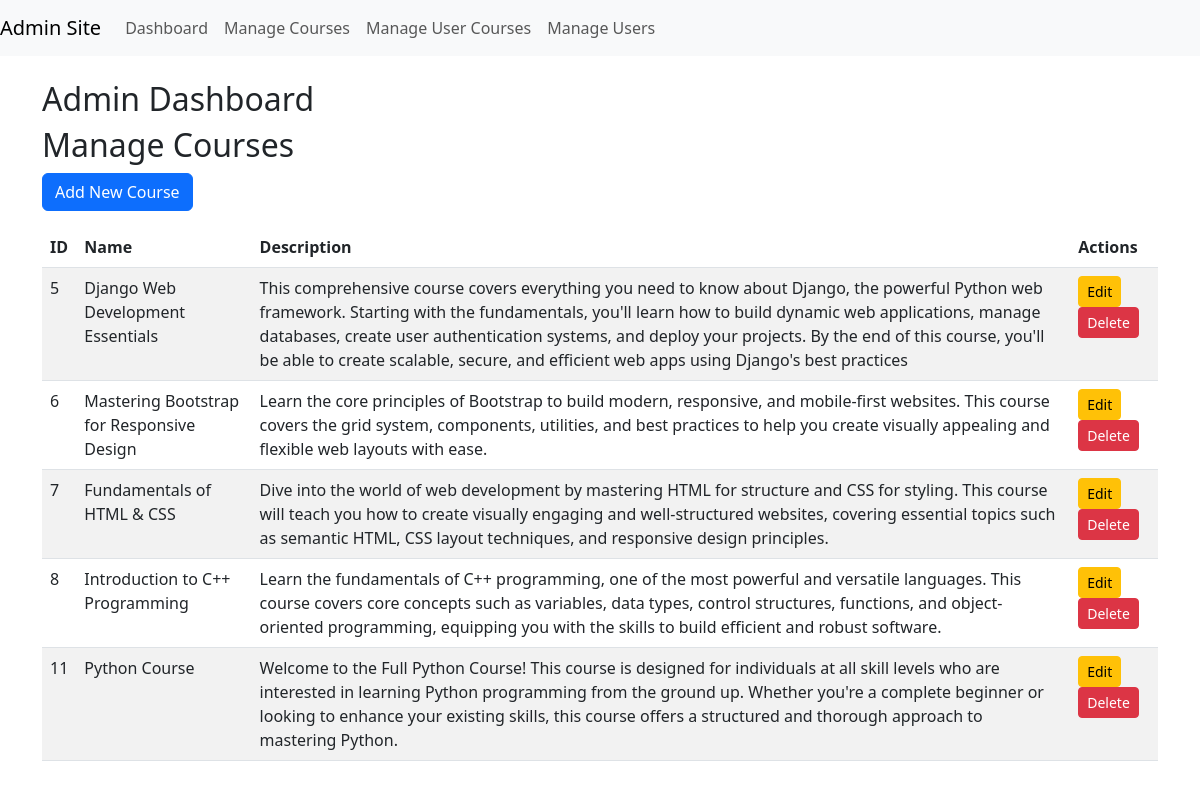
The app's page /custom_admin/manage-courses/ (signed in) with its own data.
### main/models.py (models this page shows, shortened)
class Course(models.Model):
    title = models.CharField(max_length=100, unique=True)
    description = models.TextField()
    created_at = models.DateTimeField(auto_now_add=True)
    image = models.ImageField(upload_to='images/', blank=True, null=True)
    video_url = models.URLField(max_length=500, blank=True, null=True)

### custom_admin/views.py (the view)
# urls.py: path('manage-courses/', manage_courses, name='manage_courses'),
@login_required
def manage_courses(request):
    courses = Course.objects.all()
    return render(request, 'manage_course.html', {'courses': courses})

### custom_admin/templates/manage_course.html
{% extends "adminsite.html" %}
{% block content %}
<h2>Manage Courses</h2>
<a href="{% url 'add_course' %}" class="btn btn-primary mb-3">Add New Course</a>
<table class="table table-striped">
    <thead>
        <tr>
            <th>ID</th>
            <th>Name</th>
            <th>Description</th>
            <th>Actions</th>
        </tr>
    </thead>
    <tbody>
        {% for course in courses %}
        <tr>
            <td>{{ course.id }}</td>
            <td>{{ course.title }}</td>
            <td>{{ course.description }}</td>
            <td>
                <a href="{% url 'edit_course' course.id %}" class="btn btn-sm btn-warning">Edit</a>
                <a href="{% url 'delete_course' course.id %}" class="btn btn-sm btn-danger">Delete</a>
            </td>
        </tr>
        {% endfor %}
    </tbody>
</table>
{% endblock %}

### records on screen
Course: id "5", title "Django Web Development Essentials", description "This comprehensive course covers everything you need to know about Django, the powerful Python web framework. Starting with the fundamentals, you'll learn how to build dynamic web applications, manage databases, create user authentication systems, and deploy your projects. By the end of this course, you'll be able to create scalable, secure, and efficient web apps using Django's best practices"
Course: id "6", title "Mastering Bootstrap for Responsive Design", description "Learn the core principles of Bootstrap to build modern, responsive, and mobile-first websites. This course covers the grid system, components, utilities, and best practices to help you create visually appealing and flexible web layouts with ease."
Course: id "7", title "Fundamentals of HTML & CSS", description "Dive into the world of web development by mastering HTML for structure and CSS for styling. This course will teach you how to create visually engaging and well-structured websites, covering essential topics such as semantic HTML, CSS layout techniques, and responsive design principles."
Course: id "8", title "Introduction to C++ Programming", description "Learn the fundamentals of C++ programming, one of the most powerful and versatile languages. This course covers core concepts such as variables, data types, control structures, functions, and object-oriented programming, equipping you with the skills to build efficient and robust software."
Course: id "11", title "Python Course", description "Welcome to the Full Python Course! This course is designed for individuals at all skill levels who are interested in learning Python programming from the ground up. Whether you're a complete beginner or looking to enhance your existing skills, this course offers a structured and thorough approach to mastering Python."
